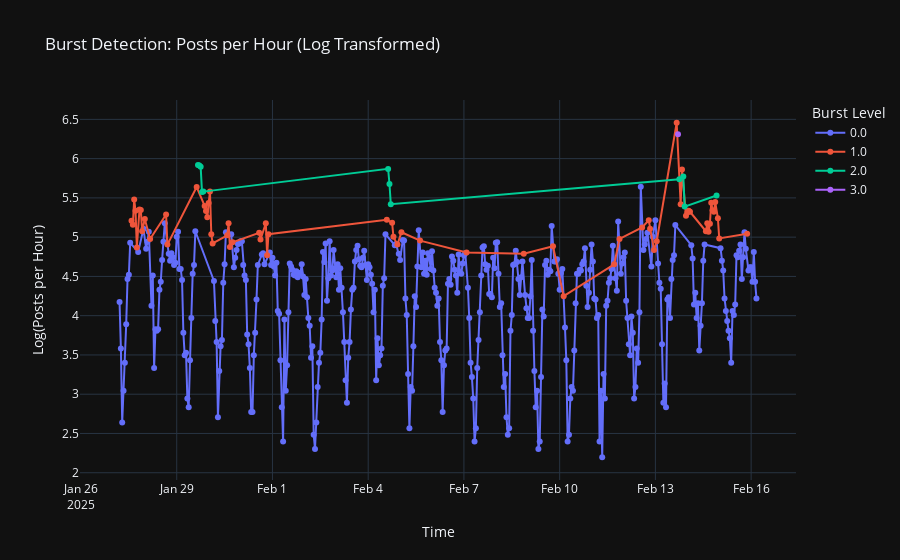

The notebook cell this image was saved under:
### Markdown cell above
## Visualize Burst Detection
**Why do this?** As your proposal states, this is the "smoking gun" deliverable for this part of the analysis. It translates the complex list of burst timestamps into a simple, interactive, human-readable report that allows a non-technical user to see the anomalous activity.



**How does this affect the next step?** This step creates the final output for our burst detection analysis. The posts_per_hour_with_bursts DataFrame, which we created specifically for this, has the burst_level column. We will use this column to color-code the plot, clearly highlighting the periods of anomalous activity. After this, the burst detection portion is complete, and we can move on to Week 3 with a clean slate.

### Code cell
import plotly.express as px

try:
    # --- Prepare for Plotting ---
    # We need to convert 'burst_level' to a string (categorical)
    # so Plotly treats it as distinct colors (0, 1, 2)
    # instead of a continuous number gradient.

    # Use the DataFrame we created in the last step
    plot_df = posts_per_hour_with_bursts.with_columns(
        pl.col('burst_level').cast(pl.String).alias('burst_category')
    )

    print("Creating interactive burst plot...")

    # --- Create Interactive Plot ---
    fig = px.line(
        plot_df.to_pandas(),
        x='post_timestamp',
        y='log_post_count',       # Plot the log-transformed data we analyzed
        color='burst_category',   # <-- This is the key part
        title='Burst Detection: Posts per Hour (Log Transformed)',
        labels={
            'log_post_count': 'Log(Posts per Hour)',
            'post_timestamp': 'Time',
            'burst_category': 'Burst Level'
        },
        markers=True # Add markers to make individual hours visible
    )

    fig.show() # Display the plot in the notebook
    print("Plot displayed.")

    # Optional: Save the plot as an HTML file
    # fig.write_html("burst_detection_plot.html")
    # print("\nPlot saved as burst_detection_plot.html")

except Exception as e:
    print(f"An error occurred during plotting: {e}")

### Figure 1 — Plotly figure (JSON) as saved in the notebook; plotly's stock layout.template omitted (floating-point values rounded to 4 significant figures; data arrays with more than 128 entries replaced by an {"elided": "..."} marker saying what was removed)
{"data": [{"hovertemplate": "Burst Level=0.0<br>Time=%{x}<br>Log(Posts per Hour)=%{y}<extra></extra>", "legendgroup": "0.0", "line": {"color": "#636efa", "dash": "solid"}, "marker": {"symbol": "circle"}, "mode": "lines+markers", "name": "0.0", "orientation": "v", "showlegend": true, "x": {"elided": "403 str values"}, "xaxis": "x", "y": {"elided": "403 float values"}, "yaxis": "y", "type": "scatter"}, {"hovertemplate": "Burst Level=1.0<br>Time=%{x}<br>Log(Posts per Hour)=%{y}<extra></extra>", "legendgroup": "1.0", "line": {"color": "#EF553B", "dash": "solid"}, "marker": {"symbol": "circle"}, "mode": "lines+markers", "name": "1.0", "orientation": "v", "showlegend": true, "x": ["2025-01-27T14:00:00.000000", "2025-01-27T15:00:00.000000", "2025-01-27T16:00:00.000000", "2025-01-27T17:00:00.000000", "2025-01-27T18:00:00.000000", "2025-01-27T20:00:00.000000", "2025-01-27T21:00:00.000000", "2025-01-27T22:00:00.000000", "2025-01-28T00:00:00.000000", "2025-01-28T04:00:00.000000", "2025-01-28T16:00:00.000000", "2025-01-28T17:00:00.000000", "2025-01-29T15:00:00.000000", "2025-01-29T21:00:00.000000", "2025-01-29T22:00:00.000000", "2025-01-29T23:00:00.000000", "2025-01-30T00:00:00.000000", "2025-01-30T01:00:00.000000", "2025-01-30T02:00:00.000000", "2025-01-30T03:00:00.000000", "2025-01-30T14:00:00.000000", "2025-01-30T15:00:00.000000", "2025-01-30T16:00:00.000000", "2025-01-30T18:00:00.000000", "2025-01-31T14:00:00.000000", "2025-01-31T15:00:00.000000", "2025-01-31T19:00:00.000000", "2025-01-31T20:00:00.000000", "2025-01-31T21:00:00.000000", "2025-02-04T14:00:00.000000", "2025-02-04T18:00:00.000000", "2025-02-04T19:00:00.000000", "2025-02-04T22:00:00.000000", "2025-02-05T01:00:00.000000", "2025-02-05T15:00:00.000000", "2025-02-07T02:00:00.000000", "2025-02-08T21:00:00.000000", "2025-02-09T19:00:00.000000", "2025-02-10T03:00:00.000000", "2025-02-11T17:00:00.000000", "2025-02-11T21:00:00.000000", "2025-02-12T14:00:00.000000", "2025-02-12T19:00:00.000000", "2025-02-12T20:00:00.000000", "2025-02-12T23:00:00.000000", "2025-02-13T01:00:00.000000", "2025-02-13T16:00:00.000000", "2025-02-13T19:00:00.000000", "2025-02-13T20:00:00.000000", "2025-02-13T23:00:00.000000", "2025-02-14T00:00:00.000000", "2025-02-14T01:00:00.000000", "2025-02-14T02:00:00.000000", "2025-02-14T14:00:00.000000", "2025-02-14T15:00:00.000000", "2025-02-14T16:00:00.000000", "2025-02-14T17:00:00.000000", "2025-02-14T18:00:00.000000", "2025-02-14T19:00:00.000000", "2025-02-14T20:00:00.000000", "2025-02-14T21:00:00.000000", "2025-02-14T23:00:00.000000", "2025-02-15T00:00:00.000000", "2025-02-15T21:00:00.000000"], "xaxis": "x", "y": [5.209, 5.159, 5.481, 5.338, 4.868, 5.352, 5.347, 5.075, 5.231, 4.977, 5.288, 4.905, 5.638, 5.398, 5.333, 5.252, 5.434, 5.58, 5.037, 4.92, 5.024, 5.176, 4.875, 4.934, 5.056, 4.97, 5.176, 4.771, 5.037, 5.22, 5.182, 5.004, 4.905, 5.063, 4.956, 4.804, 4.787, 4.883, 4.248, 4.654, 4.977, 5.124, 5.215, 5.106, 4.836, 4.949, 6.457, 5.421, 5.861, 5.273, 5.313, 5.338, 5.323, 5.075, 5.176, 5.069, 5.17, 5.438, 5.342, 5.323, 5.447, 5.242, 4.984, 5.043], "yaxis": "y", "type": "scatter"}, {"hovertemplate": "Burst Level=2.0<br>Time=%{x}<br>Log(Posts per Hour)=%{y}<extra></extra>", "legendgroup": "2.0", "line": {"color": "#00cc96", "dash": "solid"}, "marker": {"symbol": "circle"}, "mode": "lines+markers", "name": "2.0", "orientation": "v", "showlegend": true, "x": ["2025-01-29T16:00:00.000000", "2025-01-29T17:00:00.000000", "2025-01-29T18:00:00.000000", "2025-01-29T19:00:00.000000", "2025-01-29T20:00:00.000000", "2025-02-04T15:00:00.000000", "2025-02-04T16:00:00.000000", "2025-02-04T17:00:00.000000", "2025-02-13T18:00:00.000000", "2025-02-13T21:00:00.000000", "2025-02-13T22:00:00.000000", "2025-02-14T22:00:00.000000"], "xaxis": "x", "y": [5.919, 5.914, 5.897, 5.576, 5.58, 5.869, 5.677, 5.421, 5.737, 5.771, 5.389, 5.529], "yaxis": "y", "type": "scatter"}, {"hovertemplate": "Burst Level=3.0<br>Time=%{x}<br>Log(Posts per Hour)=%{y}<extra></extra>", "legendgroup": "3.0", "line": {"color": "#ab63fa", "dash": "solid"}, "marker": {"symbol": "circle"}, "mode": "lines+markers", "name": "3.0", "orientation": "v", "showlegend": true, "x": ["2025-02-13T17:00:00.000000"], "xaxis": "x", "y": [6.312], "yaxis": "y", "type": "scatter"}], "layout": {"xaxis": {"anchor": "y", "domain": [0.0, 1.0], "title": {"text": "Time"}}, "yaxis": {"anchor": "x", "domain": [0.0, 1.0], "title": {"text": "Log(Posts per Hour)"}}, "legend": {"title": {"text": "Burst Level"}, "tracegroupgap": 0}, "title": {"text": "Burst Detection: Posts per Hour (Log Transformed)"}}}
